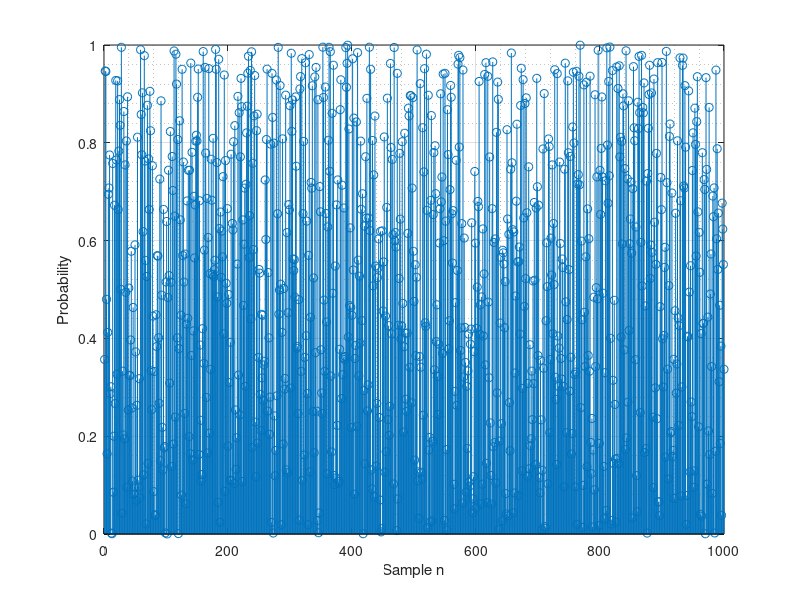

This figure's MATLAB source:
clear all
close all
clc

% A column vector of 100 random numbers between 0 and 1:
x = rand(1000,1);
stem(x);
xlabel('Sample n');
ylabel('Probability');
grid on
grid minor

% Given that X is a Uniform Distribution.
pd = makedist('Uniform', 'Lower',0,'Upper',1);

theo_mean = mean(pd);
disp(['Theoretical mean is ' num2str(theo_mean)]);
samp_mean = mean(x);
disp(['Sample mean is ' num2str(samp_mean)]);
mean_err = (theo_mean - samp_mean);
disp(['Mean error is ' num2str(mean_err)]);

theo_std = std(pd);
disp(['Theoretical std is ' num2str(theo_std)]);
samp_std = std(x);
disp(['Sample std is ' num2str(samp_std)]);
std_err = (theo_std - samp_std);
disp(['Std error is ' num2str(std_err)]);